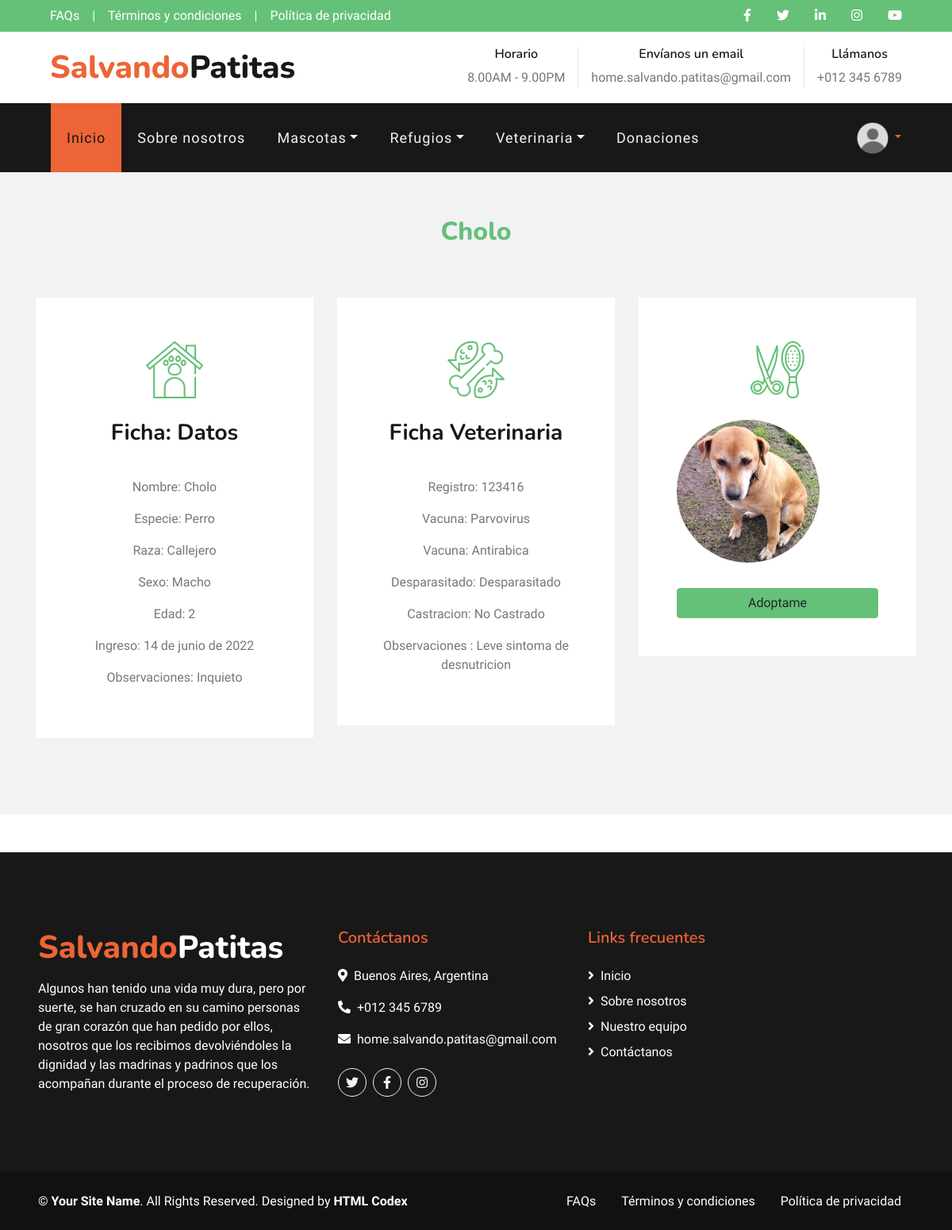
Page /Mascota/detalle-mascota/6/ (signed in) on the committed database.
### Apps/Mascota/models.py (models this page shows, shortened)
class Mascota (models.Model):
    nickname = models.CharField(max_length= 50, unique=True)
    especie = models.CharField(max_length= 50)
    raza = models.CharField(max_length= 50)
    sexo = models.CharField (max_length= 20)
    edad_aprox= models.IntegerField()
    ingreso = models.DateField()
    observaciones = models.TextField(max_length=80,null=True, blank=True)
    image = models.ImageField(upload_to='mascota_image/', blank=True)

### Apps/Veterinaria/models.py (models this page shows, shortened)
class Ficha_medica (models.Model):
    mascota = models.OneToOneField(Mascota, on_delete=models.CASCADE, related_name='veterinaria', null=True)
    registro = models.IntegerField(unique=True)
    vacuna_1 = models.CharField(max_length= 100, null=True, blank=True,)
    vacuna_2 = models.CharField(max_length= 100, null=True, blank=True,)
    desparasitacion = models.CharField(max_length=50, null=True, blank=True,)
    castracion = models.CharField(max_length=50, null=True, blank=True,)
    observaciones = models.TextField(max_length=150,null=True, blank=True,)

### Apps/Mascota/views.py (the view)
# urls.py: path("detalle-mascota/<int:pk>/", Detail_Mascota.as_view() , name="detalle-mascota"),
class Detail_Mascota(DetailView):
    model = Mascota
    template_name = 'Mascota/detalle_mascota.html'

### Templates/Mascota/detalle_mascota.html (shortened to what this page needs)
{% extends "padre.html" %}
{% load static %}
{% block contenidoQueCambia%}
<div class="container-fluid bg-light pt-2">
    <div class="container py-5">
        <div class="d-flex flex-column text-center mb-5">
            <h2 class="text-secondary mb-3">{{mascota.nickname}}</h2>
        </div>
            <div class="row pb-3">
                <div class="col-md-6 col-lg-4 mb-4">
                    <div class="d-flex flex-column text-center bg-white mb-2 p-3 p-sm-5">
                        <h3 class="flaticon-house display-3 font-weight-normal text-secondary mb-3"></h3>
                        <h3 class="mb-3">Ficha: Datos</h3><br>
                    <table>
                        <p> Nombre: {{mascota.nickname}}</p>
                        <p> Especie: {{mascota.especie}}</p>
                        <p> Raza: {{mascota.raza}}</p>
                        <p> Sexo: {{mascota.sexo}}</p>
                        <p> Edad: {{mascota.edad_aprox}}</p>
                        <p> Ingreso: {{mascota.ingreso}}</p>
                        <p> Observaciones: {{mascota.observaciones}}</p>
                    </table>
                    </div>
                </div>
                <div class="col-md-6 col-lg-4 mb-4">
                    <div class="d-flex flex-column text-center bg-white mb-2 p-3 p-sm-5">
                        <h3 class="flaticon-food display-3 font-weight-normal text-secondary mb-3"></h3>
                        <h3 class="mb-3">Ficha Veterinaria</h3><br>
                        <table>
                            <p> Registro: {{mascota.veterinaria.registro}}</p>
                            <p> Vacuna: {{mascota.veterinaria.vacuna_1}}</p>
                            <p> Vacuna: {{mascota.veterinaria.vacuna_2}}</p>
                            <p> Desparasitado: {{mascota.veterinaria.desparasitacion}}</p>
                            <p> Castracion: {{mascota.veterinaria.castracion}}</p>
                            <p> Observaciones : {{mascota.veterinaria.observaciones }}</p>
                        </table>
                    </div>
                </div>
                <div class="col-md-6 col-lg-4 mb-4">
                    <div class="d-flex flex-column text-center bg-white mb-2 p-3 p-sm-5">
                        <h3 class="flaticon-grooming display-3 font-weight-normal text-secondary mb-3"></h3>
                        <img src="{{mascota.image.url}}", style="border-radius: 50% ;" width="180px" height="180px
                        "><br>
                        {% if request.user.is_authenticated %}
                        <a href="{% url "adopcion" %}" class="btn  btn-secondary mt-1 mt-md-2 px-2">Adoptame</a>
                        {% else %}
                        <a href="{% url "requerimiento" %}" class="btn  btn-secondary mt-1 mt-md-2 px-2">Adoptame</a>
                        {% endif%}
                    </div>
                </div>
             </div>
    </div>
</div>
{%endblock%}

### rows in the picture
Mascota: nickname "Cholo", especie "Perro", raza "Callejero", sexo "Macho", edad_aprox "2", ingreso "14 de junio de 2022", observaciones "Inquieto", veterinaria.registro "123416", veterinaria.vacuna_1 "Parvovirus", veterinaria.vacuna_2 "Antirabica", veterinaria.desparasitacion "Desparasitado", veterinaria.castracion "No Castrado", veterinaria.observaciones "Leve sintoma de desnutricion", image (picture)
